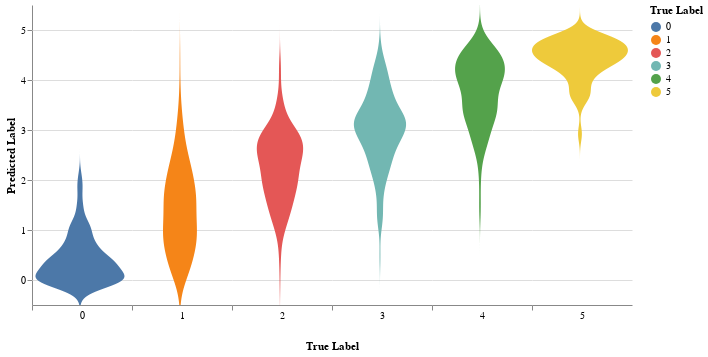

Write notebook code for a chart like this one.
### Code cell
alt.Chart(label_df).transform_density(
    'Predicted Label',
    as_=['Predicted Label', 'density'],
    extent=[-0.5, 5.5],
    groupby=['True Label']
).mark_area(orient='horizontal').encode(
    y='Predicted Label:Q',
    color='True Label:N',
    x=alt.X(
        'density:Q',
        stack='center',
        impute=None,
        title=None,
        axis=alt.Axis(labels=False, values=[0],grid=False, ticks=True),
    ),
    column=alt.Column(
        'True Label:N',
        header=alt.Header(
            titleOrient='bottom',
            labelOrient='bottom',
            labelPadding=0,
        ),
    )
).properties(
    width=100
).configure_facet(
    spacing=0
).configure_view(
    stroke=None
)

### Figure 1 — Vega-Lite specification as saved in the notebook (floating-point values rounded to 4 significant figures; data arrays with more than 128 entries replaced by an {"elided": "..."} marker saying what was removed)
{"config": {"view": {"continuousWidth": 400, "continuousHeight": 300, "stroke": null}, "facet": {"spacing": 0}}, "data": {"name": "data-dcab6a1ddd0119c03887b0e6a12cde50"}, "mark": {"type": "area", "orient": "horizontal"}, "encoding": {"color": {"type": "nominal", "field": "True Label"}, "column": {"type": "nominal", "field": "True Label", "header": {"labelOrient": "bottom", "labelPadding": 0, "titleOrient": "bottom"}}, "x": {"type": "quantitative", "axis": {"grid": false, "labels": false, "ticks": true, "values": [0]}, "field": "density", "impute": null, "stack": "center", "title": null}, "y": {"type": "quantitative", "field": "Predicted Label"}}, "transform": [{"density": "Predicted Label", "extent": [-0.5, 5.5], "groupby": ["True Label"], "as": ["Predicted Label", "density"]}], "width": 100, "$schema": "https://vega.github.io/schema/vega-lite/v4.0.0.json", "datasets": {"data-dcab6a1ddd0119c03887b0e6a12cde50": {"elided": "1500 records"}}}
